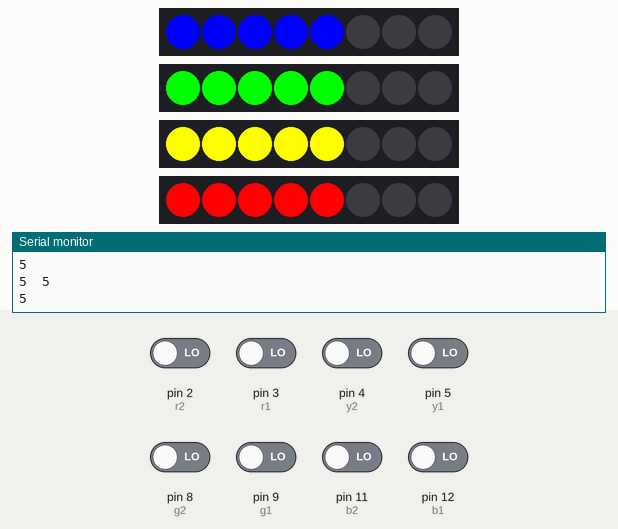
This sketch was run on a simulated Arduino Nano, built with avr-gcc and run on an emulated ATmega328P. On the bench: 4 × 8 RGB LEDs in strip order, left to right, the last lines printed to the serial monitor. The inputs (shaded band) are chosen by the test bench; at power-on: pin 2 (r2), pin 3 (r1), pin 4 (y2), pin 5 (y1), pin 8 (g2), pin 9 (g1), pin 11 (b2), pin 12 (b1) LOW.

Above: at 1.2 s.
1.3 s: pin 2 (r2) driven HIGH
At 4.0 s:
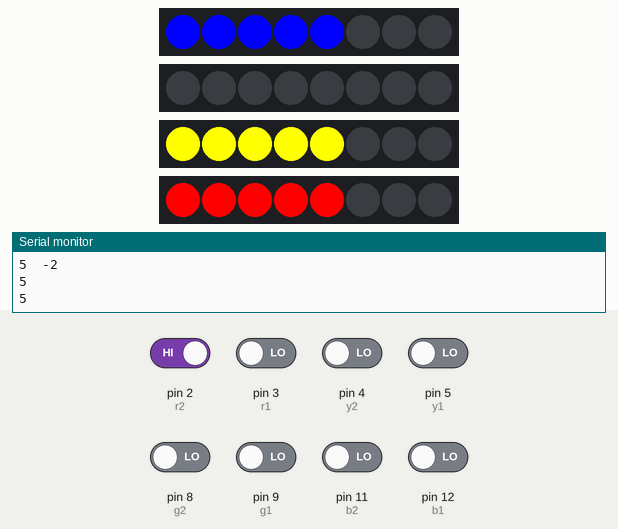
4.3 s: pin 12 (b1) driven HIGH
At 7.1 s:
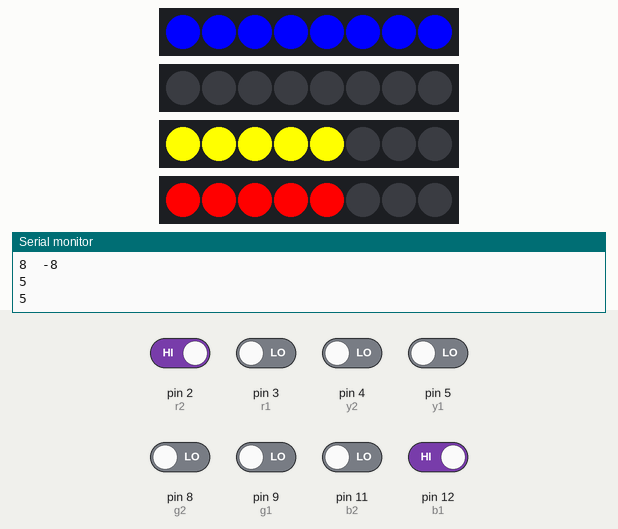
7.3 s: pin 11 (b2) driven HIGH
At 8.7 s:
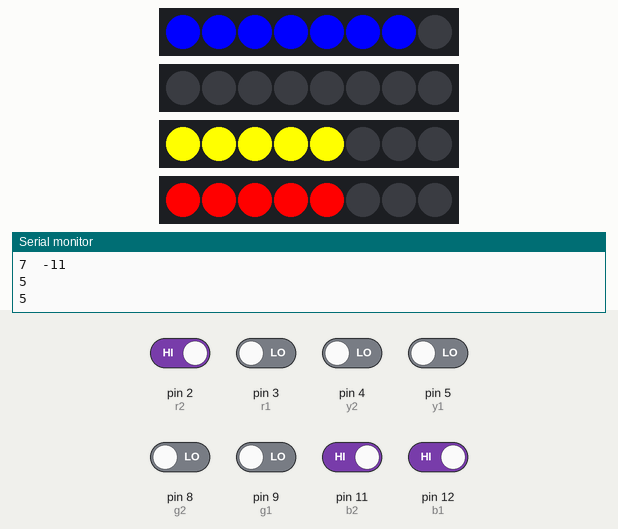
9.8 s: pin 12 (b1) driven LOW
At 16.1 s:
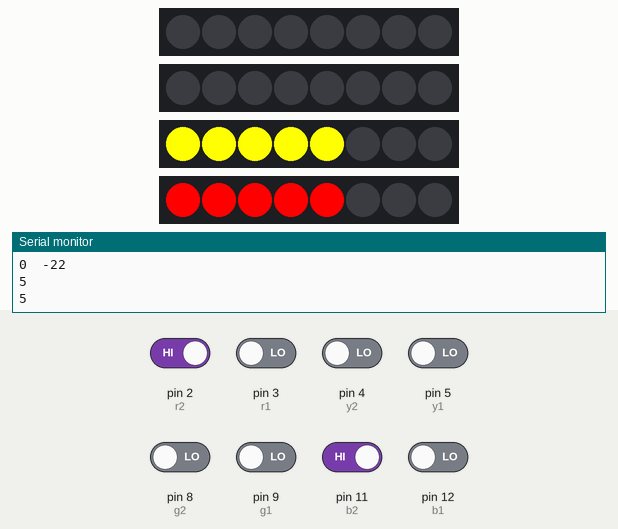
Timing chart, 0 to 16.4 s (numbered marks = the images above; inputs shaded):
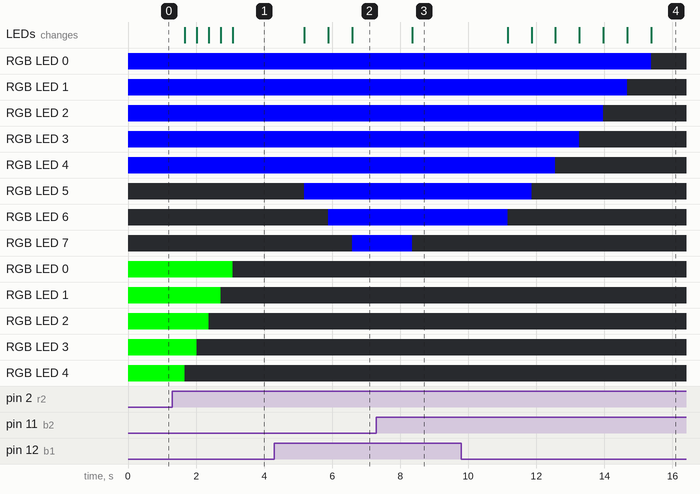

Measured:
- after the input at 1.3 s, RGB LED 0: RGB(0, 255, 0) → off after 1.8 s; RGB LED 1: RGB(0, 255, 0) → off after 1.4 s; RGB LED 2: RGB(0, 255, 0) → off after 1.1 s; RGB LED 3: RGB(0, 255, 0) → off after 0.71 s; RGB LED 4: RGB(0, 255, 0) → off after 0.36 s; the LEDs: first change after 0.36 s (image 1 shows a later state)
- after the input at 4.3 s, RGB LED 5: off → RGB(0, 0, 255) after 0.88 s; RGB LED 6: off → RGB(0, 0, 255) after 1.6 s; RGB LED 7: off → RGB(0, 0, 255) after 2.3 s; the LEDs: first change after 0.88 s (image 2 shows a later state)
- after the input at 7.3 s, RGB LED 7: RGB(0, 0, 255) → off after 1.0 s; the LEDs: change after 1.0 s (image 3)
- after the input at 9.8 s, RGB LED 0: RGB(0, 0, 255) → off after 5.6 s; RGB LED 1: RGB(0, 0, 255) → off after 4.9 s; RGB LED 2: RGB(0, 0, 255) → off after 4.2 s; RGB LED 3: RGB(0, 0, 255) → off after 3.5 s; RGB LED 4: RGB(0, 0, 255) → off after 2.8 s; the LEDs: first change after 1.4 s (image 4 shows a later state)

The sketch:

LedStrip1.ino
```cpp
#include <Adafruit_NeoPixel.h>

#define NUM_LEDS    8
#define WAIT_PERIOD 350

#define BLUE pixels1.Color(0,0,255)
#define GREEN pixels2.Color(0,255,0)
#define YELLOW pixels3.Color(255,255,0)
#define RED pixels4.Color(255,0,0)

int ledPos1 = 5;
int ledPos2 = 5;
int ledPos3 = 5;
int ledPos4 = 5;

int b1 = 12;
int b2 = 11;
int g1 = 9;
int g2 = 8;
int y1 = 5;
int y2 = 4;
int r1 = 3;
int r2 = 2;

int b_led_strip = A0;
int g_led_strip = A2;
int y_led_strip = A6;
int r_led_strip = A7;

Adafruit_NeoPixel pixels1 = Adafruit_NeoPixel(NUM_LEDS, b_led_strip, NEO_GRB + NEO_KHZ800);
Adafruit_NeoPixel pixels2 = Adafruit_NeoPixel(NUM_LEDS, g_led_strip, NEO_GRB + NEO_KHZ800);
Adafruit_NeoPixel pixels3 = Adafruit_NeoPixel(NUM_LEDS, y_led_strip, NEO_GRB + NEO_KHZ800);
Adafruit_NeoPixel pixels4 = Adafruit_NeoPixel(NUM_LEDS, r_led_strip, NEO_GRB + NEO_KHZ800);

void setup() {
  Serial.begin(9600);

  pixels1.begin();
  pixels2.begin();
  pixels3.begin();
  pixels4.begin();

  pinMode(b1,  INPUT);
  pinMode(b2,  INPUT);
  pinMode(g1,  INPUT);
  pinMode(g2,  INPUT);
  pinMode(y1,  INPUT);
  pinMode(y2,  INPUT);
  pinMode(r1,  INPUT);
  pinMode(r2,  INPUT);

  // put your setup code here, to run once:

}

void loop() {

 if (digitalRead(b1) == HIGH){
   if (ledPos1 < 8 ) {
     ledPos1 ++;
     delay(WAIT_PERIOD);
   }
 }
 if (digitalRead(b2) == HIGH) {
   if (ledPos1 > 0 ) {
     ledPos1 --;
     delay(WAIT_PERIOD);
   }
 }
  if (digitalRead(g1) == HIGH) {
    if (ledPos2 < 8) {
      ledPos2 ++;
      delay(WAIT_PERIOD);
      }
  }
  if (digitalRead(g2) == HIGH) {
   if (ledPos2 > 0 ) {
     ledPos2 --;
     delay(WAIT_PERIOD);
   }
   }
   if (digitalRead(y1) == HIGH) {
    if (ledPos3 < 8) {
      ledPos2 ++;
      delay(WAIT_PERIOD);
      }
  }
  if (digitalRead(y2) == HIGH) {
   if (ledPos3 > 0 ) {
     ledPos2 --;
     delay(WAIT_PERIOD);
   }
   }if (digitalRead(r1) == HIGH) {
    if (ledPos4 < 8) {
      ledPos2 ++;
      delay(WAIT_PERIOD);
      }
  }
  if (digitalRead(r2) == HIGH) {
   if (ledPos4 > 0 ) {
     ledPos2 --;
     delay(WAIT_PERIOD);
   }
   }

  pixels1.clear();
  pixels2.clear();
  pixels3.clear();
  pixels4.clear();

  for (int i = 0; i < ledPos1; i++) {
    pixels1.setPixelColor(i, BLUE);
  }
   for (int i = 0; i < ledPos2; i++) {
   pixels2.setPixelColor(i, GREEN);
  }
    for (int i = 0; i < ledPos3; i++) {
    pixels3.setPixelColor(i, YELLOW);
  }
    for (int i = 0; i < ledPos4; i++) {
    pixels4.setPixelColor(i, RED);
  }

  pixels1.show();
  pixels2.show();
  pixels3.show();
  pixels4.show();


  Serial.print(ledPos1);
  Serial.print("\t");
  Serial.println(ledPos2);
  Serial.println(ledPos3);
  Serial.println(ledPos4);
}
```
